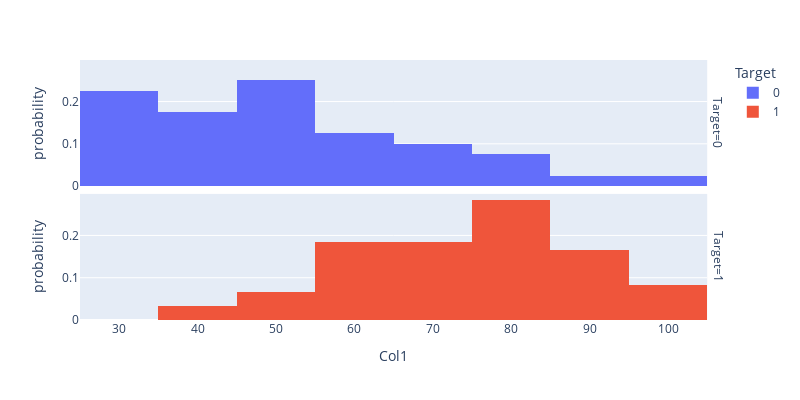
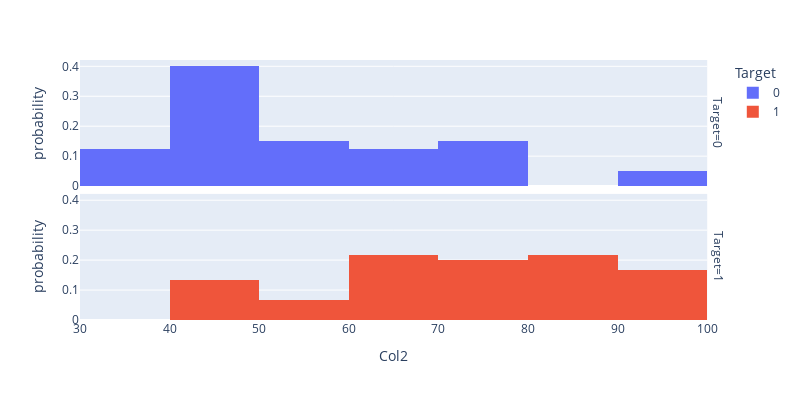

Notebook code for these charts, in order:
### Markdown cell above
6. Do you think that the two variables "Col_1" and "Col_2" would be good predictors of the target?

### Code cell
# num_features = ["Age", "Salary"]
for f in features_list:
    fig = px.histogram(df, f, color="Target", facet_row="Target", histnorm="probability", width=800, height=400)
    fig.show()

### Figure 1 — Plotly figure (JSON) as saved in the notebook; plotly's stock layout.template omitted (floating-point values rounded to 4 significant figures)
{"data": [{"alignmentgroup": "True", "bingroup": "x", "histnorm": "probability", "hovertemplate": "Target=0<br>Col1=%{x}<br>probability=%{y}<extra></extra>", "legendgroup": "0", "marker": {"color": "#636efa", "pattern": {"shape": ""}}, "name": "0", "offsetgroup": "0", "orientation": "v", "showlegend": true, "type": "histogram", "x": [34.62, 30.29, 35.85, 45.08, 95.86, 75.01, 39.54, 67.95, 67.37, 50.53, 34.21, 93.11, 61.83, 38.79, 52.11, 40.24, 54.64, 33.92, 74.79, 34.18, 51.55, 82.37, 51.05, 62.22, 34.52, 50.29, 49.59, 32.58, 35.29, 56.25, 30.06, 44.67, 66.56, 49.07, 32.72, 60.46, 82.23, 42.08, 52.35, 55.48], "xaxis": "x2", "yaxis": "y2"}, {"alignmentgroup": "True", "bingroup": "x", "histnorm": "probability", "hovertemplate": "Target=1<br>Col1=%{x}<br>probability=%{y}<extra></extra>", "legendgroup": "1", "marker": {"color": "#EF553B", "pattern": {"shape": ""}}, "name": "1", "offsetgroup": "1", "orientation": "v", "showlegend": true, "type": "histogram", "x": [60.18, 79.03, 61.11, 75.02, 76.1, 84.43, 82.31, 69.36, 53.97, 69.07, 70.66, 76.98, 89.68, 77.92, 62.27, 80.19, 61.38, 85.4, 52.05, 64.18, 83.9, 94.44, 77.19, 97.77, 62.07, 91.56, 79.94, 99.27, 90.55, 97.65, 74.25, 71.8, 75.4, 40.46, 80.28, 66.75, 64.04, 72.35, 60.46, 58.84, 99.83, 47.26, 50.46, 88.91, 94.83, 67.32, 57.24, 80.37, 68.47, 75.48, 78.64, 94.09, 90.45, 74.49, 89.85, 83.49, 42.26, 99.32, 55.34, 74.78], "xaxis": "x", "yaxis": "y"}], "layout": {"annotations": [{"font": {}, "showarrow": false, "text": "Target=1", "textangle": 90, "x": 0.98, "xanchor": "left", "xref": "paper", "y": 0.2425, "yanchor": "middle", "yref": "paper"}, {"font": {}, "showarrow": false, "text": "Target=0", "textangle": 90, "x": 0.98, "xanchor": "left", "xref": "paper", "y": 0.7575, "yanchor": "middle", "yref": "paper"}], "barmode": "relative", "height": 400, "legend": {"title": {"text": "Target"}, "tracegroupgap": 0}, "margin": {"t": 60}, "width": 800, "xaxis": {"anchor": "y", "domain": [0, 0.98], "title": {"text": "Col1"}}, "xaxis2": {"anchor": "y2", "domain": [0, 0.98], "matches": "x", "showticklabels": false}, "yaxis": {"anchor": "x", "domain": [0, 0.485], "title": {"text": "probability"}}, "yaxis2": {"anchor": "x2", "domain": [0.515, 1], "matches": "y", "title": {"text": "probability"}}}}

### Figure 2 — Plotly figure (JSON) as saved in the notebook; plotly's stock layout.template omitted (floating-point values rounded to 4 significant figures)
{"data": [{"alignmentgroup": "True", "bingroup": "x", "histnorm": "probability", "hovertemplate": "Target=0<br>Col2=%{x}<br>probability=%{y}<extra></extra>", "legendgroup": "0", "marker": {"color": "#636efa", "pattern": {"shape": ""}}, "name": "0", "offsetgroup": "0", "orientation": "v", "showlegend": true, "type": "histogram", "x": [78.02, 43.89, 72.9, 56.32, 38.23, 30.6, 76.04, 46.68, 42.84, 48.86, 44.21, 38.8, 50.26, 65.0, 63.13, 71.17, 52.21, 98.87, 41.57, 75.24, 46.86, 40.62, 45.82, 52.06, 60.4, 49.8, 59.81, 95.6, 47.02, 39.26, 49.59, 66.45, 41.09, 51.88, 43.31, 42.51, 42.72, 78.84, 60.77, 35.57], "xaxis": "x2", "yaxis": "y2"}, {"alignmentgroup": "True", "bingroup": "x", "histnorm": "probability", "hovertemplate": "Target=1<br>Col2=%{x}<br>probability=%{y}<extra></extra>", "legendgroup": "1", "marker": {"color": "#EF553B", "pattern": {"shape": ""}}, "name": "1", "offsetgroup": "1", "orientation": "v", "showlegend": true, "type": "histogram", "x": [86.31, 75.34, 96.51, 46.55, 87.42, 43.53, 76.48, 97.72, 89.21, 52.74, 92.93, 47.58, 65.8, 68.97, 69.95, 44.82, 72.81, 57.05, 69.43, 80.91, 56.31, 65.57, 70.46, 86.73, 96.77, 88.7, 74.16, 61.0, 43.39, 68.86, 69.82, 78.45, 85.76, 97.54, 92.12, 60.99, 78.03, 96.23, 73.09, 75.86, 72.37, 88.48, 75.81, 69.8, 45.69, 66.59, 59.51, 90.96, 85.59, 90.42, 96.65, 77.16, 87.51, 84.85, 45.36, 48.38, 87.1, 68.78, 64.93, 89.53], "xaxis": "x", "yaxis": "y"}], "layout": {"annotations": [{"font": {}, "showarrow": false, "text": "Target=1", "textangle": 90, "x": 0.98, "xanchor": "left", "xref": "paper", "y": 0.2425, "yanchor": "middle", "yref": "paper"}, {"font": {}, "showarrow": false, "text": "Target=0", "textangle": 90, "x": 0.98, "xanchor": "left", "xref": "paper", "y": 0.7575, "yanchor": "middle", "yref": "paper"}], "barmode": "relative", "height": 400, "legend": {"title": {"text": "Target"}, "tracegroupgap": 0}, "margin": {"t": 60}, "width": 800, "xaxis": {"anchor": "y", "domain": [0, 0.98], "title": {"text": "Col2"}}, "xaxis2": {"anchor": "y2", "domain": [0, 0.98], "matches": "x", "showticklabels": false}, "yaxis": {"anchor": "x", "domain": [0, 0.485], "title": {"text": "probability"}}, "yaxis2": {"anchor": "x2", "domain": [0.515, 1], "matches": "y", "title": {"text": "probability"}}}}
